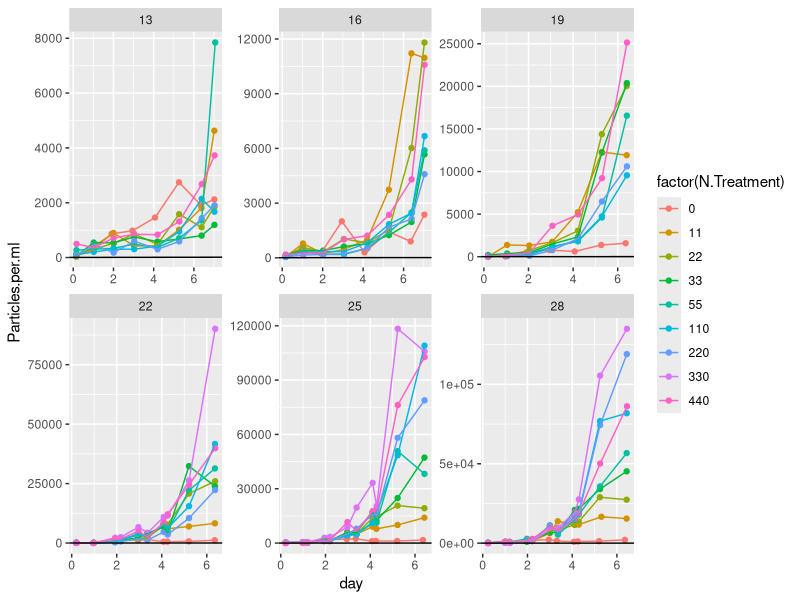
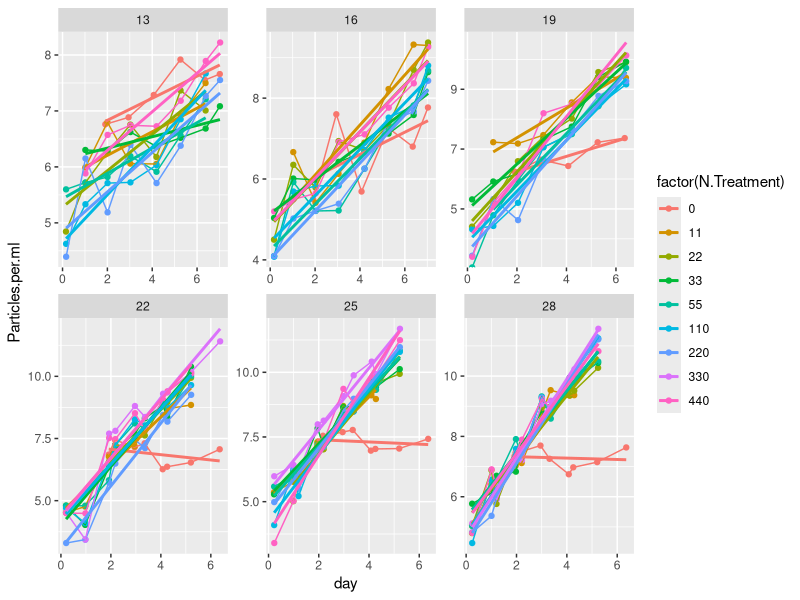
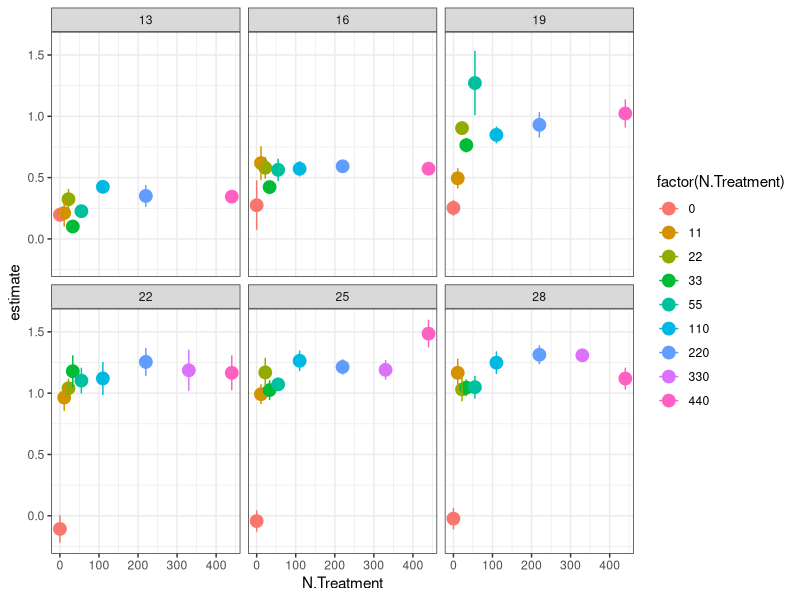

Here is the R script that generated these plots, in order: (Note: this script raises an error after producing the figures.)
library(tidyverse)
library(broom)
library(minpack.lm)
library(purrr)
library(stringr)

AC <- read_csv("data/monod_data/AC_15_08_17.csv")

#take raw data, add actual N concentrations
ACN<- AC %>% 	
  mutate(day = Hours.since.Innoc/24) %>% 
  mutate(N.Treatment = str_replace(N.Treatment, "1", "11")) %>%
  mutate(N.Treatment = str_replace(N.Treatment, "2", "22")) %>% 
  mutate(N.Treatment = str_replace(N.Treatment, "3", "33")) %>%
  mutate(N.Treatment = str_replace(N.Treatment, "4", "55")) %>%
  mutate(N.Treatment = str_replace(N.Treatment, "5", "110")) %>%
  mutate(N.Treatment = str_replace(N.Treatment, "6", "220")) %>%
  mutate(N.Treatment = str_replace(N.Treatment, "7", "330")) %>%
  mutate(N.Treatment = str_replace(N.Treatment, "8", "440")) %>%  
  mutate(N.Treatment = str_replace(N.Treatment, "1105", "55")) %>% 
  mutate(N.Treatment = as.numeric(N.Treatment))

#plot raw data 
ACN %>% 
  mutate(day = Hours.since.Innoc/24) %>% 
  #filter(Temperature==22 ) %>% 
  ggplot(data = ., aes(x = day, y = Particles.per.ml, color = factor(N.Treatment))) + geom_point() +
  facet_wrap( ~ Temperature, scales = "free") + geom_line() + geom_abline(slope = 1, intercept = 5)


#filter out data where K seems to have been reaACed beyond the variability expected by noise (quite arbitrary)
ACfiltered<- AC %>% 
  mutate(day = Hours.since.Innoc/24) %>% 
  filter(  Temperature == 13 & N.Treatment == 8 & day<8 & day>0.5|
           Temperature == 13 & N.Treatment == 7 & day<7|
           Temperature == 13 & N.Treatment == 6 & day<8| 
           Temperature == 13 & N.Treatment == 5 & day<7|
           Temperature == 13 & N.Treatment == 4 & day<7|
           Temperature == 13 & N.Treatment == 3 & day<8 & day>0.5|
           Temperature == 13 & N.Treatment == 2 & day<7|
           Temperature == 13 & N.Treatment == 1 & day<7 & day>0.5|
           Temperature == 13 & N.Treatment == 0 & day>1.5|
           Temperature == 16 & N.Treatment == 8 & day<8|
           Temperature == 16 & N.Treatment == 7 & day<8|
           Temperature == 16 & N.Treatment == 6 & day<8| 
           Temperature == 16 & N.Treatment == 5 & day<8|
           Temperature == 16 & N.Treatment == 4 & day<8|
           Temperature == 16 & N.Treatment == 3 & day<8|
           Temperature == 16 & N.Treatment == 2 & day<8|
           Temperature == 16 & N.Treatment == 1 & day<8 & day>0.5|
           Temperature == 16 & N.Treatment == 0 & day>1.5|
           Temperature == 19 & N.Treatment == 8 & day<8|
           Temperature == 19 & N.Treatment == 7 & day<8|
           Temperature == 19 & N.Treatment == 6 & day<8| 
           Temperature == 19 & N.Treatment == 5 & day<8|
           Temperature == 19 & N.Treatment == 4 & day<8|
           Temperature == 19 & N.Treatment == 3 & day<8 |
           Temperature == 19 & N.Treatment == 2 & day<8 |
           Temperature == 19 & N.Treatment == 1 & day<8 & day>0.5|
           Temperature == 19 & N.Treatment == 0 & day>1.5 |
           Temperature == 22 & N.Treatment == 8 & day<6 |
           Temperature == 22 & N.Treatment == 7 & day<8 |
           Temperature == 22 & N.Treatment == 6 & day<6 | 
           Temperature == 22 & N.Treatment == 5 & day<6 |
           Temperature == 22 & N.Treatment == 4 & day<5.5 |
           Temperature == 22 & N.Treatment == 3 & day<5.5 |
           Temperature == 22 & N.Treatment == 2 & day<5.5 & day>1.5|
           Temperature == 22 & N.Treatment == 1 & day<5.5 |
           Temperature == 22 & N.Treatment == 0 & day>1.5|
           Temperature == 25 & N.Treatment == 8 & day<6 |
           Temperature == 25 & N.Treatment == 7 & day<6 |
           Temperature == 25 & N.Treatment == 6 & day<6 | 
           Temperature == 25 & N.Treatment == 5 & day<6 |
           Temperature == 25 & N.Treatment == 4 & day<6 |
           Temperature == 25 & N.Treatment == 3 & day<6 |
           Temperature == 25 & N.Treatment == 2 & day<6 & day>0.5|
           Temperature == 25 & N.Treatment == 1 & day<4.5 |
           Temperature == 25 & N.Treatment == 0 & day>1.5|
           Temperature == 28 & N.Treatment == 8 & day<6 |
           Temperature == 28 & N.Treatment == 7 & day<6 |
           Temperature == 28 & N.Treatment == 6 & day<6 | 
           Temperature == 28 & N.Treatment == 5 & day<6 |
           Temperature == 28 & N.Treatment == 4 & day<6 |
           Temperature == 28 & N.Treatment == 3 & day<6 |
           Temperature == 28 & N.Treatment == 2 & day<6 |
           Temperature == 28 & N.Treatment == 1 & day<4.5 |
           Temperature == 28 & N.Treatment == 0 & day>1.5)


#take filtered data, add actual N concentrations, plot monod curves
ACfilteredN<- ACfiltered %>% 	
  mutate(N.Treatment = str_replace(N.Treatment, "1", "11")) %>%
  mutate(N.Treatment = str_replace(N.Treatment, "2", "22")) %>% 
  mutate(N.Treatment = str_replace(N.Treatment, "3", "33")) %>%
  mutate(N.Treatment = str_replace(N.Treatment, "4", "55")) %>%
  mutate(N.Treatment = str_replace(N.Treatment, "5", "110")) %>%
  mutate(N.Treatment = str_replace(N.Treatment, "6", "220")) %>%
  mutate(N.Treatment = str_replace(N.Treatment, "7", "330")) %>%
  mutate(N.Treatment = str_replace(N.Treatment, "8", "440")) %>%  
  mutate(N.Treatment = str_replace(N.Treatment, "1105", "55")) %>% 
  mutate(N.Treatment = as.numeric(N.Treatment))

#plot filtered data - linear model fits...
ACfilteredN %>% 
  #filter(day>0.5) %>% 
  mutate(Particles.per.ml = log(Particles.per.ml)) %>% 
  ggplot(data = ., aes(x = day, y = Particles.per.ml, color = factor(N.Treatment))) + geom_point() +
  facet_wrap( ~ Temperature, scales = "free") + geom_line() + 
  geom_smooth(method=lm, se=FALSE) 


linear_r<-ACfilteredN %>% 
  mutate(Particles.per.ml = log(Particles.per.ml+1)) %>% 
  #filter(day>0.5) %>% 
  group_by(N.Treatment, Temperature) %>% 
  do(tidy(lm(Particles.per.ml ~ day, data=.))) 


#plot monod curves with error
linear_r %>% 
  filter(term=="day") %>% 
  ggplot(aes(x = N.Treatment, y = estimate, color = factor(N.Treatment))) + geom_point(size = 4) +
  theme_bw() + facet_wrap( ~ Temperature) + 
  geom_errorbar(aes(ymin=estimate-std.error, ymax=estimate+std.error), width=.2)

write_csv(linear_r, "data-processed/AC_r_lm.csv")
ggsave("figures/AC_monod_curves.png")

#plot linear fit over raw data
linear_r_aug<- ACfilteredN %>% 
  mutate(Particles.per.ml = log(Particles.per.ml+1)) %>% 
  #filter(day>0.5) %>% 
  group_by(N.Treatment, Temperature) %>% 
  do(augment(lm(Particles.per.ml ~ day, data=.))) 

ACN %>% 
  mutate(Particles.per.ml = log(Particles.per.ml+1)) %>% 
  #filter(N.Treatment==440) %>% 
  ggplot(data = ., aes(x = day, y = Particles.per.ml, color = factor(N.Treatment))) + 
  geom_point() +
  facet_wrap( ~ Temperature, scales = "free") + geom_line() + 
  #geom_line(data=subset(linear_r_aug, linear_r_aug$N.Treatment==440), aes(x=day, y=.fitted, colour=factor(N.Treatment)))
  geom_line(data=linear_r_aug, aes(x=day, y=.fitted, colour=factor(N.Treatment)))

ggsave("figures/AC_linear_R_fits.png")


# previous coding working in non-logged data, fitting exponential curve

ACfilteredN %>% 
  group_by(Temperature, N.Treatment) %>% 
  do(tidy(nls(Particles.per.ml ~ 75 * (1+a)^(Hours.since.Innoc),
              data= .,  start=list(a=0.01),
              control = nls.control(maxiter=100, minFactor=1/204800000)))) %>% 
  ungroup() %>% 
  ggplot(aes(x = N.Treatment, y = estimate, color = factor(N.Treatment))) + geom_point(size = 4) +
  geom_line() + theme_bw() + facet_wrap( ~ Temperature) + 
  geom_errorbar(aes(ymin=estimate-std.error, ymax=estimate+std.error), width=.1) 
ggsave("figures/AC_monod_curves.png")

AC_r <- ACfilteredN %>% 
  group_by(Temperature, N.Treatment) %>% 
  do(tidy(nls(Particles.per.ml ~ 75 * (1+a)^(Hours.since.Innoc),
              data= .,  start=list(a=0.01),
              control = nls.control(maxiter=100, minFactor=1/204800000)))) 

write_ACv(AC_r, "data-processed/fitted_r_AC_from_2015.ACv")


ACfilteredN %>% 
  group_by(Temperature, N.Treatment) %>% 
  do(tidy(nls(Particles.per.ml ~ 75 * (1+a)^(Hours.since.Innoc),
              data= .,  start=list(a=0.01),
              control = nls.control(maxiter=100, minFactor=1/204800000)))) %>% 
  ggplot(aes(x = Temperature, y = estimate, color = factor(Temperature))) + geom_point(size = 1) +
  geom_line() + theme_bw() + facet_wrap( ~ N.Treatment) + 
  geom_errorbar(aes(ymin=estimate-std.error, ymax=estimate+std.error), width=.1) 
ggsave("figures/AC_TPC_by_nitrate_curves.png")


#set up the jacknifing
for (j in c(13, 16, 19, 22, 25, 28)){
  for (k in c(0, 11, 22, 33, 55, 110, 220, 440)){
    test<-subset(ACfilteredN, ACfilteredN$Temperature==j & ACfilteredN$N.Treatment==k)
    boot_r<-1:100
    for(i in 1:100){
      mod<-sample_n(test, length(test$day)-1) %>% #take a sample of 1 - total # of days
        do(tidy(nls(Particles.per.ml ~ 75 * (1+a)^(Hours.since.Innoc),
                    data= .,  start=list(a=0.01),
                    control = nls.control(maxiter=100, minFactor=1/204800000))))
      boot_r[i]<-mod$estimate
      name<-data.frame(a=unique(boot_r), Temperature=test$Temperature[1], N.Treatment=test$N.Treatment[1])
      assign(paste("ACboot_r_unique", test$Temperature[1], test$N.Treatment[1], sep ="_"), name)
    }
  }
}

# bind all of the objects that start with boot_r_unique
AC_unique_boots<-do.call("rbind", mget(ls(pattern="ACboot_r_unique")))

#plot the jacknifed data - monod
AC_unique_boots %>% 
  group_by(Temperature, N.Treatment) %>% 
  ggplot(aes(x = N.Treatment, y = a, color = factor(N.Treatment))) + geom_point(size = 2) +
  geom_line() + theme_bw() + facet_wrap( ~ Temperature)
ggsave("figures/AC_monod_jacknifed.png")
